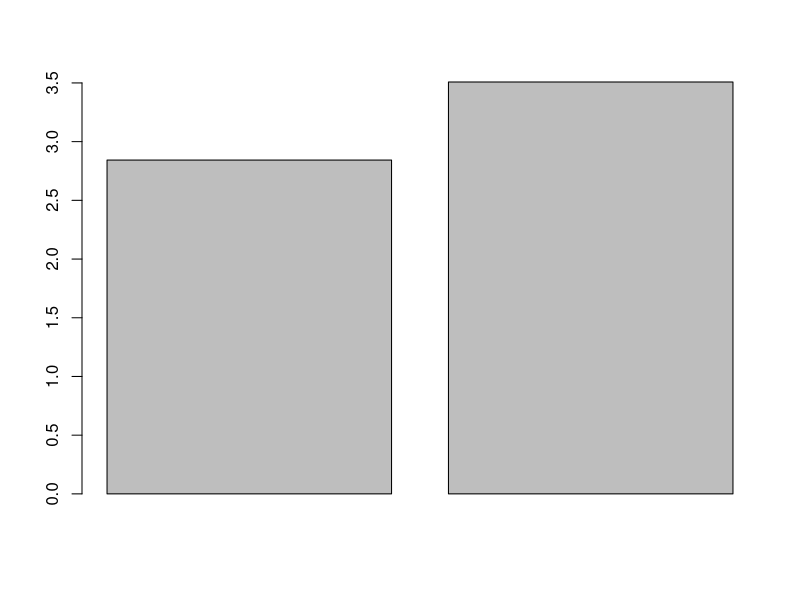
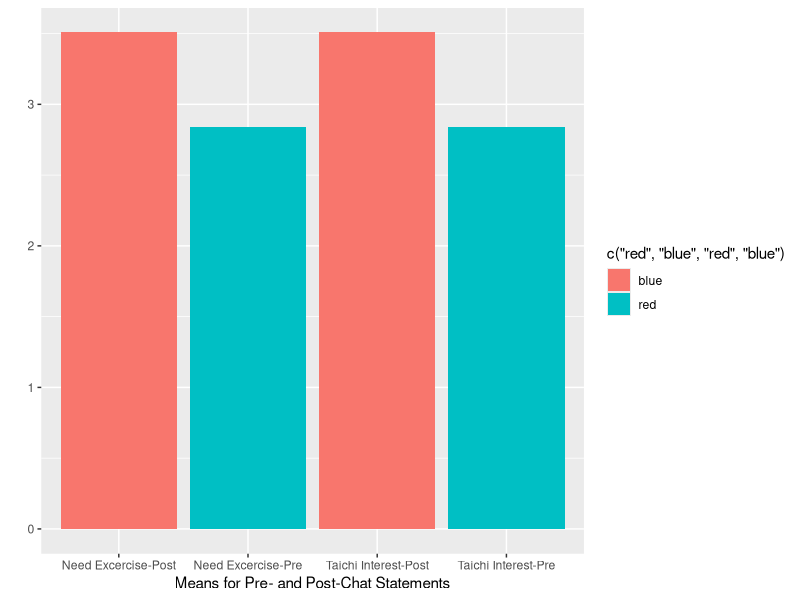
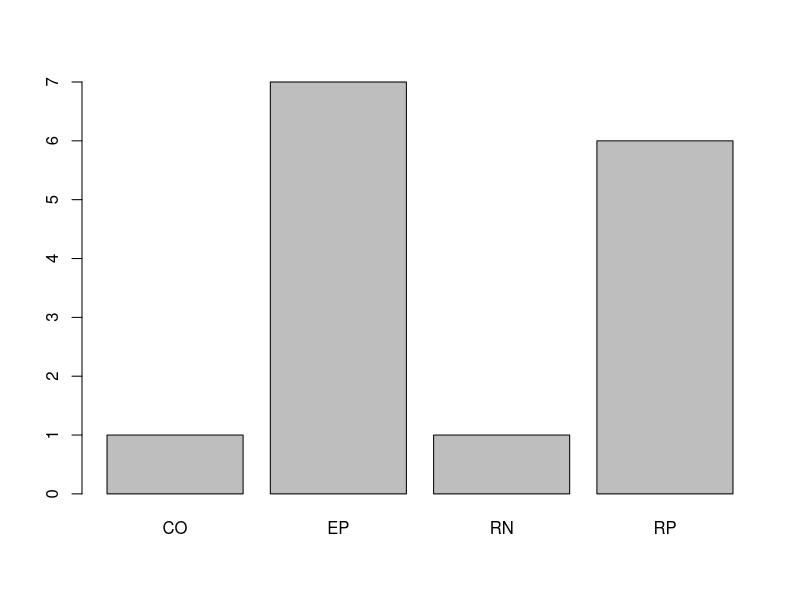
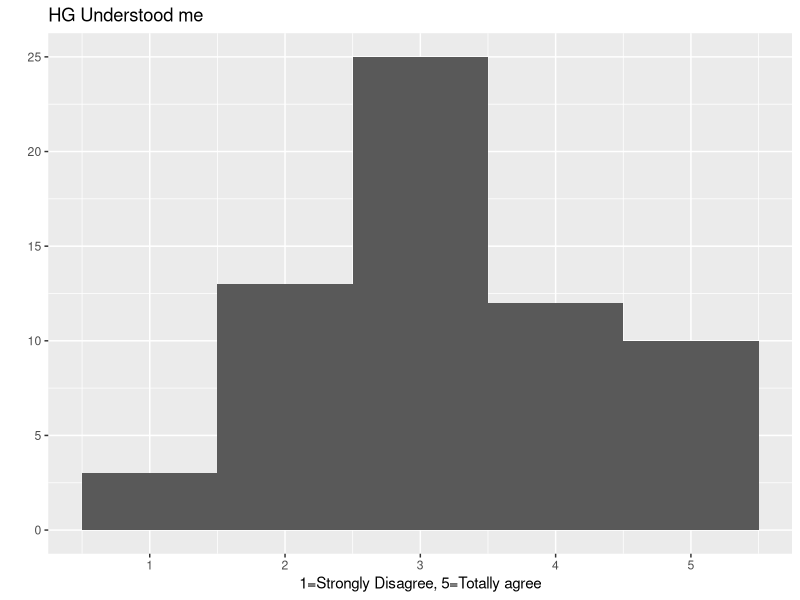

These figures' R source, in order:
## ---- chunk 1
knitr::opts_chunk$set(echo = TRUE)
## ---- chunk 2
library(readr)
library(ggplot2)
## ---- chunk 3
Dialogue <- read_csv("Dialogue.csv")
Dialogue$strategy <- substr(Dialogue$q_id,1,2)
dems <- read_csv("Demographics.csv")
post <- read_csv("PostQuestions.csv")
visited <- read_csv("visitedtaichi.csv")
## ---- chunk 4
# Exclude ppl that did not finish.
pre.good<-dems[dems$sessionID %in% post$sessionID,]
# Exclude test users
pre.good<-pre.good[pre.good$userType!="test",]
post<-post[post$sessionID %in% pre.good$sessionID,]

#Exclude those before Feb 23
pp<-Dialogue[Dialogue$sessionID %in% pre.good$sessionID,c("time","sessionID")]
pp.beforeFeb <- pp[c(67:2202),]
pre.good.sid<-unique(unlist(pre.good$sessionID, use.names = FALSE))
Dialogue <- Dialogue[Dialogue$sessionID %in% pre.good$sessionID,]
#View(pre.good)
## ---- chunk 5
interest.pre <- mean(dems$taichi_interest)
interest.post<- mean(post$taichi_learn)
need.pre <- mean(dems$taichi_interest)
need.post<- mean(post$taichi_learn)
barplot(c(interest.pre,interest.post))
d <- cbind(c("Need Pre","Need Post", "Interest Pre", "Interest Post"),c(need.pre,need.post,interest.pre,interest.post))
## ---- chunk 6
qplot(x=c("Need Excercise-Pre","Need Excercise-Post", "Taichi Interest-Pre", "Taichi Interest-Post"),weight=c(need.pre,need.post,interest.pre,interest.post),xlab="Means for Pre- and Post-Chat Statements", fill=c("red","blue","red", "blue")) 
## ---- chunk 7
t.test(pre.good$taichi_interest,post$taichi_learn,paired=TRUE)
## ---- chunk 8
barplot(table(Dialogue$strategy[Dialogue$sessionID=="ceprtq01ps0n5q92h8r74emid4" & Dialogue$speaker=="U"]))
## ---- chunk 9
qplot(data=post, x=guru_understanding, binwidth=1, xlab="1=Strongly Disagree, 5=Totally agree",main="HG Understood me")
## ---- chunk 10
visited.pre <- pre.good[pre.good$ID %in% visited$ID,]
visited.post <- post[post$sessionID %in% visited.pre$sessionID,]
visited.dialogues <- Dialogue[Dialogue$sessionID %in% visited.pre$sessionID,]
## ---- chunk 11
printed.post <- post[post$printed_flyer==1,]
printed.pre <- pre.good[pre.good$sessionID %in% printed.post$sessionID,]
printed.dialogues <- Dialogue[Dialogue$sessionID %in% printed.post$sessionID,]
## ---- chunk 12
length(printed.pre$sessionID)
## ---- chunk 13
length(printed.pre$sessionID)/length(pre.good$sessionID) * 100
## ---- chunk 14
table(pre.good$position)
table(pre.good$gender)
table(pre.good$ethnicity)
table(pre.good$age_range)
## ---- chunk 15
table(pre.good$position)/length(pre.good$position)
table(pre.good$gender)/length(pre.good$gender)
table(pre.good$ethnicity)/length(pre.good$ethnicity)
table(pre.good$age_range)/length(pre.good$age_range)
## ---- chunk 16
 length(pre.good[pre.good$age_range<5,]$sessionID)/length(pre.good$sessionID)*100
## ---- chunk 17
tail(names(sort(table(pre.good$age_range))), 1)
## ---- chunk 18
pre.desire <- pre.good$excercise_need
post.desire <- - post$post_excercise_need
t.test(pre.desire,post.desire,paired=TRUE)
## ---- chunk 19
pre.interest <- pre.good$taichi_interest
post.interest <- - post$taichi_learn
t.test(pre.interest,post.interest,paired=TRUE)
## ---- chunk 20
raw_merged = merge(x = pre.good, y = post, by = "sessionID", all = TRUE)

printed.decreased.interest <- length(raw_merged[raw_merged$taichi_learn < raw_merged$taichi_interest & raw_merged$printed_flyer == 1,]$sessionID)

printed.increased.interest <- length(raw_merged[raw_merged$taichi_learn > raw_merged$taichi_interest & raw_merged$printed_flyer == 1,]$sessionID)

printed.same.interest <- length(raw_merged[raw_merged$taichi_learn == raw_merged$taichi_interest & raw_merged$printed_flyer == 1,]$sessionID)

nprinted.decreased.interest <- length(raw_merged[raw_merged$taichi_learn < raw_merged$taichi_interest & raw_merged$printed_flyer == 0,]$sessionID)

nprinted.increased.interest <- length(raw_merged[raw_merged$taichi_learn > raw_merged$taichi_interest & raw_merged$printed_flyer == 0,]$sessionID)

nprinted.same.interest <- length(raw_merged[raw_merged$taichi_learn == raw_merged$taichi_interest & raw_merged$printed_flyer == 0,]$sessionID)

c1 <- c("", "Decreased", "Remained Same", "Increased", "Total")

c2 <- c ("No", nprinted.decreased.interest, nprinted.same.interest, nprinted.increased.interest, nprinted.decreased.interest + nprinted.same.interest + nprinted.increased.interest)

c3 <- c ("Yes", printed.decreased.interest, printed.same.interest, printed.increased.interest, printed.decreased.interest + printed.same.interest + printed.increased.interest)

c4 <- c ("Total", printed.decreased.interest + nprinted.decreased.interest, printed.same.interest + nprinted.same.interest, printed.increased.interest+nprinted.increased.interest, length(pre.good$sessionID))

print.interest <- data.frame(c1, c2, c3, c4) 

## ---- chunk 21
pint.merged <-raw_merged[raw_merged$taichi_learn > raw_merged$taichi_interest & raw_merged$printed_flyer == 1,]
## ---- chunk 22
npint.merged <-raw_merged[raw_merged$taichi_learn <= raw_merged$taichi_interest |  raw_merged$printed_flyer == 0,]
## ---- chunk 23
length(pint.merged$sessionID)
length(pint.merged$sessionID)/length(pre.good$sessionID) * 100
## ---- chunk 24
length(pint.merged$sessionID)
length(printed.pre$sessionID)
## ---- chunk 25
length(pint.merged$sessionID)/length(printed.pre$sessionID) * 100
## ---- chunk 26
t.test(pint.merged$taichi_interest, npint.merged$taichi_interest)
## ---- chunk 27
t.test(pint.merged$taichi_learn, npint.merged$taichi_learn)
## ---- chunk 28
pint.en <- c()
npint.en <- c()
pint.rn <- c()
npint.rn <- c()
pint.ep <- c()
npint.ep <- c()
pint.rp <- c()
npint.rp <- c()
for (s in pint.merged$sessionID) {
  totalDialogues <- length(Dialogue[Dialogue$sessionID == s & Dialogue$speaker=="HG",])

  pint.en <- append(pint.en,(length(Dialogue[Dialogue$sessionID == s & Dialogue$speaker=="HG" & substr(Dialogue$q_id, 1, 2) == "EN",]$sessionID))/ totalDialogues)
  
   pint.rn <- append(pint.rn,(length(Dialogue[Dialogue$sessionID == s & Dialogue$speaker=="HG" & substr(Dialogue$q_id, 1, 2) == "RN",]$sessionID))/ totalDialogues)
   
   pint.ep <- append(pint.ep,(length(Dialogue[Dialogue$sessionID == s & Dialogue$speaker=="HG" & substr(Dialogue$q_id, 1, 2) == "EP",]$sessionID))/ totalDialogues)
  
   pint.rp <- append(pint.rp,(length(Dialogue[Dialogue$sessionID == s & Dialogue$speaker=="HG" & substr(Dialogue$q_id, 1, 2) == "RP",]$sessionID))/ totalDialogues)
}

for (s in npint.merged$sessionID) {
  totalDialogues <- length(Dialogue[Dialogue$sessionID == s & Dialogue$speaker=="HG",])

  npint.en <- append(npint.en,(length(Dialogue[Dialogue$sessionID == s & Dialogue$speaker=="HG" & substr(Dialogue$q_id, 1, 2) == "EN",]$sessionID))/ totalDialogues)
  
   npint.rn <- append(npint.rn,(length(Dialogue[Dialogue$sessionID == s & Dialogue$speaker=="HG" & substr(Dialogue$q_id, 1, 2) == "RN",]$sessionID))/ totalDialogues)
   
     npint.ep <- append(npint.ep,(length(Dialogue[Dialogue$sessionID == s & Dialogue$speaker=="HG" & substr(Dialogue$q_id, 1, 2) == "EP",]$sessionID))/ totalDialogues)
  
   npint.rp <- append(npint.rp,(length(Dialogue[Dialogue$sessionID == s & Dialogue$speaker=="HG" & substr(Dialogue$q_id, 1, 2) == "RP",]$sessionID))/ totalDialogues)
}

t.test(pint.en, npint.en)
t.test(pint.rn, npint.rn)
t.test(pint.ep, npint.ep)
t.test(pint.rp, npint.rp)
## ---- chunk 29
  en.count <- c()
  ep.count <- c()
  rp.count <- c()
  rn.count <- c()
for (s in  raw_merged$sessionID) {
  en.count <- append(en.count,length(Dialogue[Dialogue$sessionID == s & Dialogue$speaker=="HG" & substr(Dialogue$q_id, 1, 2) == "EN",]$sessionID))
  rn.count <- append(rn.count,length(Dialogue[Dialogue$sessionID == s & Dialogue$speaker=="HG" & substr(Dialogue$q_id, 1, 2) == "RN",]$sessionID))
  ep.count <- append(ep.count,length(Dialogue[Dialogue$sessionID == s & Dialogue$speaker=="HG" & substr(Dialogue$q_id, 1, 2) == "EP",]$sessionID))
  rp.count <- append(rp.count,length(Dialogue[Dialogue$sessionID == s & Dialogue$speaker=="HG" & substr(Dialogue$q_id, 1, 2) == "RP",]$sessionID))
}


  cor.test(ep.count, raw_merged$taichi_interest)
  cor.test(rp.count, raw_merged$taichi_interest)
  cor.test(en.count, raw_merged$taichi_interest)
  cor.test(rn.count, raw_merged$taichi_interest)
  
  cor.test(ep.count, raw_merged$taichi_learn)
  cor.test(rp.count, raw_merged$taichi_learn)
  cor.test(en.count, raw_merged$taichi_learn)
  cor.test(rn.count, raw_merged$taichi_learn)

## ---- chunk 30
Strategy <- c("EP", "RP", "EN", "RN" )
Taichi.Interest.pre <- c(-0.2744292,0.1919599,-0.1324932,0.2541909 )
Taichi.Interest.post <- c(-0.4554372,0.1109431,-0.3339051,0.245545)
df <- data.frame(Strategy,Taichi.Interest.pre, Taichi.Interest.post)
knitr::kable(head(df))
## ---- chunk 31
  interest.increase <-raw_merged$taichi_learn - raw_merged$taichi_interest
  cor.test(ep.count, interest.increase)
  cor.test(rp.count, interest.increase)
  cor.test(en.count, interest.increase)
  cor.test(rn.count, interest.increase)
## ---- chunk 32
cor.test(ep.count+en.count, raw_merged$guru_understanding)
## ---- chunk 33
cor.test(rp.count+rn.count, raw_merged$guru_understanding)
## ---- chunk 34
cor.test(ep.count+en.count, interest.increase)
## ---- chunk 35
cor.test(rp.count+rn.count, interest.increase)
## ---- chunk 36
cor.test(ep.count+rp.count, interest.increase)
## ---- chunk 37
cor.test(en.count+rn.count, interest.increase)
## ---- chunk 38
cor.test(raw_merged$excercise_need, raw_merged$taichi_interest)
## ---- chunk 39
cor.test(raw_merged$post_excercise_need, raw_merged$taichi_learn)
## ---- chunk 40
cor.test(raw_merged$excercise_need, raw_merged$taichi_learn)
## ---- chunk 41
t.test(raw_merged$post_excercise_need, raw_merged$excercise_need, alternative = "greater")
## ---- chunk 42
cor.test(raw_merged$guru_understanding, interest.increase)
## ---- chunk 43
cor.test(raw_merged$guru_understanding, raw_merged$taichi_learn)
## ---- chunk 44
cor.test(raw_merged$guru_understanding, raw_merged$post_excercise_need)
## ---- chunk 45
excercise_need.increase <-raw_merged$post_excercise_need - raw_merged$excercise_need
cor.test(raw_merged$guru_understanding, excercise_need.increase)
## ---- chunk 46
t.test(npint.rn+npint.en, pint.rn+pint.en, alternative = "greater")
## ---- chunk 47
t.test(pint.rp+pint.ep, npint.rp+npint.ep, alternative = "greater")
## ---- chunk 48
 cor.test(raw_merged$post_excercise_need - raw_merged$excercise_need, raw_merged$taichi_learn - raw_merged$taichi_interest)
## ---- chunk 49
t.test(raw_merged$post_excercise_need, raw_merged$excercise_need, alternative = "greater")

t.test(raw_merged$taichi_learn, raw_merged$taichi_interest, alternative = "greater")
## ---- chunk 50
aerobic <- raw_merged[raw_merged$excerise_time==1,]
anaerobic <- raw_merged[raw_merged$excerise_time==2,]
flexibility <- raw_merged[raw_merged$excerise_time==3,]

exer_freq_0 <- raw_merged[raw_merged$excerise_freq==1,]
exer_freq_2 <- raw_merged[raw_merged$excerise_freq==2,]
exer_freq_4 <- raw_merged[raw_merged$excerise_freq==3,]
## ---- chunk 51
t.test(aerobic$post_excercise_need, aerobic$excercise_need, alternative = "greater")
## ---- chunk 52
t.test(anaerobic$post_excercise_need, anaerobic$excercise_need, alternative = "greater")
## ---- chunk 53
t.test(flexibility$post_excercise_need, flexibility$excercise_need, alternative = "greater")
## ---- chunk 54
t.test(exer_freq_0$post_excercise_need, exer_freq_0$excercise_need, alternative = "greater")
## ---- chunk 55
t.test(exer_freq_2$post_excercise_need, exer_freq_2$excercise_need, alternative = "greater")
## ---- chunk 56
t.test(exer_freq_4$post_excercise_need, exer_freq_4$excercise_need, alternative = "greater")
